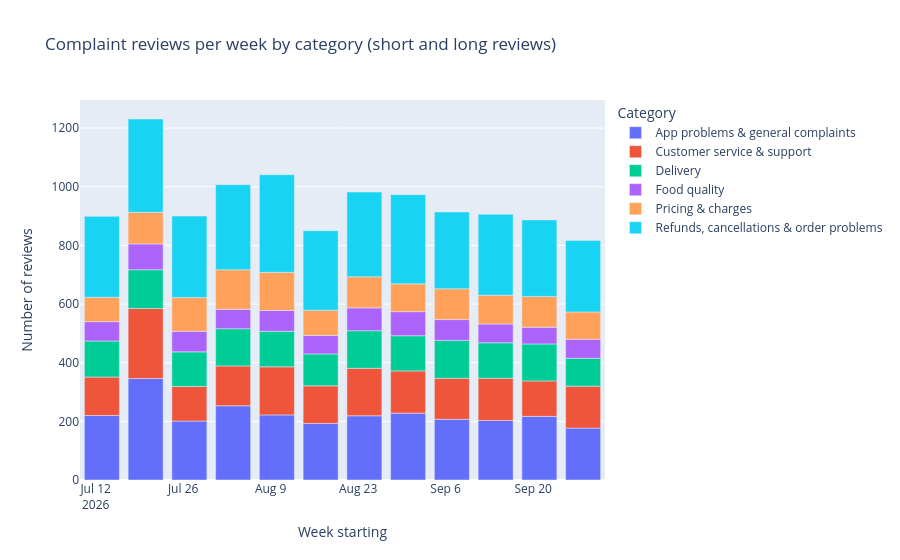

Notebook code for this chart:
### Code cell
complaint_cats = ["Refunds, cancellations & order problems", "App problems & general complaints",
                  "Customer service & support", "Delivery", "Pricing & charges", "Food quality"]

c2 = final_v2[(~final_v2["partial_week"]) & (final_v2["aspect"].isin(complaint_cats))]
cnt2 = c2.groupby(["week_start", "aspect"]).size().reset_index(name="reviews")

fig = px.bar(cnt2, x="week_start", y="reviews", color="aspect",
             title="Complaint reviews per week by category (short and long reviews)")
fig.update_layout(xaxis_title="Week starting", yaxis_title="Number of reviews", legend_title="Category")
fig.show()

### Figure 1 — Plotly figure (JSON) as saved in the notebook; plotly's stock layout.template omitted (floating-point values rounded to 4 significant figures)
{"data": [{"hovertemplate": "aspect=App problems & general complaints<br>week_start=%{x}<br>reviews=%{y}<extra></extra>", "legendgroup": "App problems & general complaints", "marker": {"color": "#636efa", "pattern": {"shape": ""}}, "name": "App problems & general complaints", "orientation": "v", "showlegend": true, "textposition": "auto", "type": "bar", "x": ["2026-07-13", "2026-07-20", "2026-07-27", "2026-08-03", "2026-08-10", "2026-08-17", "2026-08-24", "2026-08-31", "2026-09-07", "2026-09-14", "2026-09-21", "2026-09-28"], "xaxis": "x", "y": [220, 346, 201, 253, 222, 193, 219, 228, 207, 203, 217, 177], "yaxis": "y"}, {"hovertemplate": "aspect=Customer service & support<br>week_start=%{x}<br>reviews=%{y}<extra></extra>", "legendgroup": "Customer service & support", "marker": {"color": "#EF553B", "pattern": {"shape": ""}}, "name": "Customer service & support", "orientation": "v", "showlegend": true, "textposition": "auto", "type": "bar", "x": ["2026-07-13", "2026-07-20", "2026-07-27", "2026-08-03", "2026-08-10", "2026-08-17", "2026-08-24", "2026-08-31", "2026-09-07", "2026-09-14", "2026-09-21", "2026-09-28"], "xaxis": "x", "y": [131, 239, 118, 136, 164, 128, 162, 144, 140, 144, 121, 143], "yaxis": "y"}, {"hovertemplate": "aspect=Delivery<br>week_start=%{x}<br>reviews=%{y}<extra></extra>", "legendgroup": "Delivery", "marker": {"color": "#00cc96", "pattern": {"shape": ""}}, "name": "Delivery", "orientation": "v", "showlegend": true, "textposition": "auto", "type": "bar", "x": ["2026-07-13", "2026-07-20", "2026-07-27", "2026-08-03", "2026-08-10", "2026-08-17", "2026-08-24", "2026-08-31", "2026-09-07", "2026-09-14", "2026-09-21", "2026-09-28"], "xaxis": "x", "y": [123, 132, 118, 127, 121, 109, 128, 120, 129, 121, 126, 95], "yaxis": "y"}, {"hovertemplate": "aspect=Food quality<br>week_start=%{x}<br>reviews=%{y}<extra></extra>", "legendgroup": "Food quality", "marker": {"color": "#ab63fa", "pattern": {"shape": ""}}, "name": "Food quality", "orientation": "v", "showlegend": true, "textposition": "auto", "type": "bar", "x": ["2026-07-13", "2026-07-20", "2026-07-27", "2026-08-03", "2026-08-10", "2026-08-17", "2026-08-24", "2026-08-31", "2026-09-07", "2026-09-14", "2026-09-21", "2026-09-28"], "xaxis": "x", "y": [66, 88, 70, 66, 71, 63, 78, 82, 71, 64, 57, 65], "yaxis": "y"}, {"hovertemplate": "aspect=Pricing & charges<br>week_start=%{x}<br>reviews=%{y}<extra></extra>", "legendgroup": "Pricing & charges", "marker": {"color": "#FFA15A", "pattern": {"shape": ""}}, "name": "Pricing & charges", "orientation": "v", "showlegend": true, "textposition": "auto", "type": "bar", "x": ["2026-07-13", "2026-07-20", "2026-07-27", "2026-08-03", "2026-08-10", "2026-08-17", "2026-08-24", "2026-08-31", "2026-09-07", "2026-09-14", "2026-09-21", "2026-09-28"], "xaxis": "x", "y": [83, 108, 115, 135, 130, 86, 106, 95, 105, 98, 105, 93], "yaxis": "y"}, {"hovertemplate": "aspect=Refunds, cancellations & order problems<br>week_start=%{x}<br>reviews=%{y}<extra></extra>", "legendgroup": "Refunds, cancellations & order problems", "marker": {"color": "#19d3f3", "pattern": {"shape": ""}}, "name": "Refunds, cancellations & order problems", "orientation": "v", "showlegend": true, "textposition": "auto", "type": "bar", "x": ["2026-07-13", "2026-07-20", "2026-07-27", "2026-08-03", "2026-08-10", "2026-08-17", "2026-08-24", "2026-08-31", "2026-09-07", "2026-09-14", "2026-09-21", "2026-09-28"], "xaxis": "x", "y": [276, 318, 278, 290, 333, 271, 289, 304, 262, 276, 261, 244], "yaxis": "y"}], "layout": {"autosize": true, "barmode": "relative", "legend": {"title": {"text": "Category"}, "tracegroupgap": 0}, "title": {"text": "Complaint reviews per week by category (short and long reviews)"}, "xaxis": {"anchor": "y", "autorange": true, "domain": [0, 1], "range": ["2026-07-09 12:00", "2026-10-01 12:00"], "title": {"text": "Week starting"}, "type": "date"}, "yaxis": {"anchor": "x", "autorange": true, "domain": [0, 1], "range": [0, 1296.0], "title": {"text": "Number of reviews"}, "type": "linear"}}}
